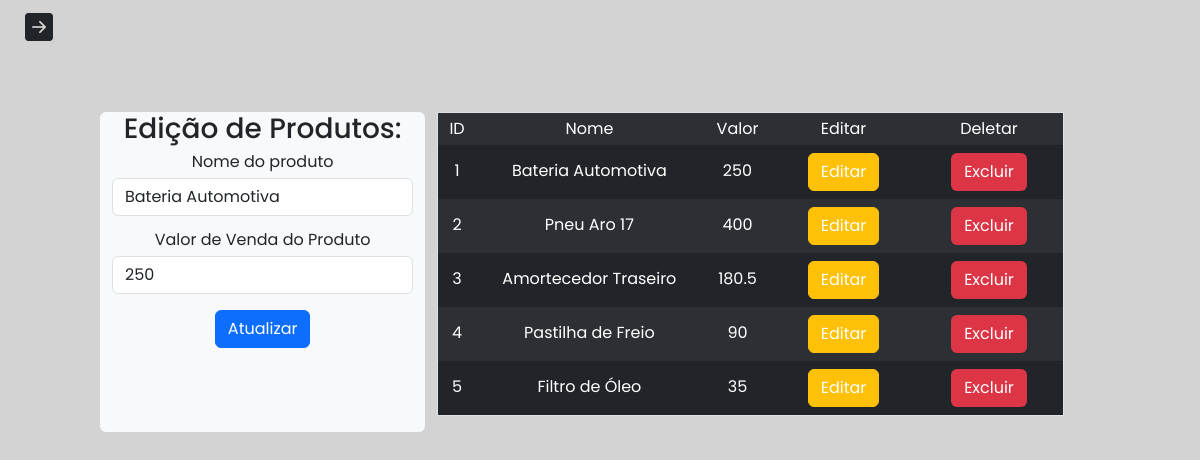
The page /views/editarProdutoView.php?id=1 on the database its author committed.
### tables this page shows
CREATE TABLE produtos (
	idProduto INT AUTO_INCREMENT PRIMARY KEY,
    nome VARCHAR(255) NOT NULL,
    valor FLOAT NOT NULL
);

### views/editarProdutoView.php (the view, shortened to what this page needs)
<?php require_once("../helpers/banco.php") ?>
<!DOCTYPE html>
<html>
<head>
    <link href="https://cdn.jsdelivr.net/npm/bootstrap@5.3.3/dist/css/bootstrap.min.css" rel="stylesheet">
    <link rel="stylesheet" href="../css/reset.css">
    <link rel="stylesheet" href="../css/estilo.css">
    <link rel="stylesheet" href="https://cdn.jsdelivr.net/npm/bootstrap-icons@1.11.3/font/bootstrap-icons.min.css">
</head>
<body>
<main class="container-fluid">
    <div class="row">
        <div class="col-1">
            <button class="btn float-start" data-bs-toggle="offcanvas" data-bs-target="#offcanvas" role="button">
                <i class="bi bi-arrow-right-square-fill fs-3" data-bs-toggle="offcanvas" data-bs-target="#offcanvas"></i>
            </button>
        </div>
        <div class="conteudo col-10 row">
        <?php
            $produto = [];
            $id = filter_input(INPUT_GET, 'id', FILTER_VALIDATE_INT);
            if ($id)
            {
                $sql = $pdo->prepare("SELECT * FROM produtos where Idproduto = :produtoId");
                $sql->bindValue(':produtoId', $id,PDO::PARAM_INT);
                $sql->execute();
                if($sql->rowCount() > 0) {
                    $produto = $sql->fetch(PDO::FETCH_ASSOC);
                } else {
                        header("Location: consultaProduto.php");
                        exit;
                }
            }
        ?>
            <div class="col-4 text-center bg-light rounded">
                <h2 class="h3">Edição de Produtos:</h2>
                <form class="text-center" action="../controllers/EditarProduto.php" method="POST">
                    <div class="mb-3">
                        <label for="nome" class="form-label">Nome do produto</label>
                        <input type="text" class="form-control" id="nome" name="nome" value="<?=$produto['nome']?>" required>
                    </div>
                    <div class="mb-3">
                        <label for="valor" class="form-label">Valor de Venda do Produto</label>
                        <input type="text" class="form-control" id="valor" name="valor" value="<?=$produto['valor']?>">
                        <br>
                        <button type="submit" class="btn btn-primary">Atualizar</button>
                    </div>
                    </form>
            </div>
            <div class="col-8 text-center">
                <?php
                    $listaProdutos = [];
                    $sql = $pdo->query("SELECT * FROM produtos");
                    if ($sql->rowCount() > 0)
                    {
                        $listaProdutos = $sql->fetchAll(PDO::FETCH_ASSOC);
                    }
                ?>
                    <table class="table border table-dark table-striped">
                        <tr>
                            <th>ID</th>
                            <th>Nome</th>
                            <th>Valor</th>
                            <th>Editar</th>
                            <th>Deletar</th>
                        </tr>
                        <?php foreach($listaProdutos as $produto): ?>
                        <tr class="text-center">
                            <td class=><?php echo $produto['idProduto']?></td>
                            <td class=><?php echo $produto['nome']?></td>
                            <td><?php echo $produto['valor']?></td>
                            <td><button class="btn btn-warning mx-3" type="button" data-bs-theme="dark"><a href="editarProdutoView.php?id=<?=$produto['idProduto']?>">Editar</a></button></td>
                            <td><button class="btn bg-danger mx-3" type="button " data-bs-theme="dark"><a href="../controllers/DeletarProduto.php?id=<?=$produto['idProduto']?>">Excluir</a></button></td>
                        </tr>
                        <?php endforeach; ?>
                </table>
            </div>
        </div>
    </div>
</main>
</body>
</html>

### css/estilo.css (style rules this page uses)
body { font-family: 'Poppins', sans-serif; margin: 0; background-color: lightgray; }
table a { cursor: pointer; text-decoration: none; font-family: 'Poppins', sans-serif; color: white; position: relative; display: block; font-size: 1rem; }
a { cursor: pointer; text-decoration: none; font-family: 'Poppins', sans-serif; color: black; position: relative; display: block; font-size: 1rem; }
.conteudo { margin-top: 5rem; padding-top: 2rem; }

### rows shown on the page
produtos: nome "Bateria Automotiva", valor "250", idProduto "1"
produtos: idProduto "2", nome "Pneu Aro 17", valor "400"
produtos: idProduto "3", nome "Amortecedor Traseiro", valor "180.5"
produtos: idProduto "4", nome "Pastilha de Freio", valor "90"
produtos: idProduto "5", nome "Filtro de Óleo", valor "35"
